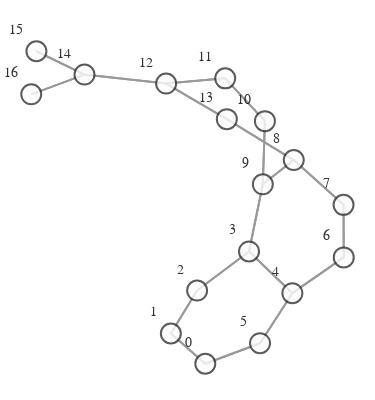

This figure's notebook cell:
### Code cell
def create_graph(graph):
    g = to_networkx(graph)
    pos = nx.spring_layout(g)
    vis = GraphVisualization(
        g, pos, node_text_position='top left', node_size=20,
    )
    fig = vis.create_figure()
    return fig

fig = create_graph(dataset[0])
fig.show()

### Figure 1 — Plotly figure (JSON) as saved in the notebook; plotly's stock layout.template omitted (floating-point values rounded to 4 significant figures)
{"data": [{"hoverinfo": "none", "line": {"color": "#808080", "width": 2}, "mode": "lines", "opacity": 0.8, "type": "scatter", "x": [-0.04397, -0.2011, null, -0.04397, 0.2058, null, -0.2011, -0.04397, null, -0.2011, -0.08129, null, -0.08129, -0.2011, null, -0.08129, 0.1555, null, 0.1555, -0.08129, null, 0.1555, 0.3534, null, 0.1555, 0.2185, null, 0.3534, 0.1555, null, 0.3534, 0.2058, null, 0.3534, 0.5878, null, 0.2058, -0.04397, null, 0.2058, 0.3534, null, 0.5878, 0.3534, null, 0.5878, 0.5869, null, 0.5869, 0.5878, null, 0.5869, 0.3597, null, 0.3597, 0.5869, null, 0.3597, 0.2185, null, 0.3597, 0.05425, null, 0.2185, 0.1555, null, 0.2185, 0.3597, null, 0.2185, 0.2282, null, 0.2282, 0.2185, null, 0.2282, 0.04692, null, 0.04692, 0.2282, null, 0.04692, -0.2227, null, -0.2227, 0.04692, null, -0.2227, 0.05425, null, -0.2227, -0.5952, null, 0.05425, 0.3597, null, 0.05425, -0.2227, null, -0.5952, -0.2227, null, -0.5952, -0.8145, null, -0.5952, -0.8381, null, -0.8145, -0.5952, null, -0.8381, -0.5952, null], "y": [-1, -0.8214, null, -1, -0.8786, null, -0.8214, -1, null, -0.8214, -0.5676, null, -0.5676, -0.8214, null, -0.5676, -0.3369, null, -0.3369, -0.5676, null, -0.3369, -0.5833, null, -0.3369, 0.05962, null, -0.5833, -0.3369, null, -0.5833, -0.8786, null, -0.5833, -0.372, null, -0.8786, -1, null, -0.8786, -0.5833, null, -0.372, -0.5833, null, -0.372, -0.06185, null, -0.06185, -0.372, null, -0.06185, 0.2027, null, 0.2027, -0.06185, null, 0.2027, 0.05962, null, 0.2027, 0.4443, null, 0.05962, -0.3369, null, 0.05962, 0.2027, null, 0.05962, 0.4324, null, 0.4324, 0.05962, null, 0.4324, 0.6852, null, 0.6852, 0.4324, null, 0.6852, 0.6543, null, 0.6543, 0.6852, null, 0.6543, 0.4443, null, 0.6543, 0.7073, null, 0.4443, 0.2027, null, 0.4443, 0.6543, null, 0.7073, 0.6543, null, 0.7073, 0.8452, null, 0.7073, 0.5907, null, 0.8452, 0.7073, null, 0.5907, 0.7073, null]}, {"hoverinfo": "text", "marker": {"color": "#fcfcfc", "colorbar": {"thickness": 15, "title": {"side": "right", "text": ""}, "xanchor": "left"}, "colorscale": [[0, "rgb(255,255,217)"], [0.125, "rgb(237,248,177)"], [0.25, "rgb(199,233,180)"], [0.375, "rgb(127,205,187)"], [0.5, "rgb(65,182,196)"], [0.625, "rgb(29,145,192)"], [0.75, "rgb(34,94,168)"], [0.875, "rgb(37,52,148)"], [1, "rgb(8,29,88)"]], "line": {"color": "#333333", "width": 2}, "reversescale": false, "showscale": false, "size": 20}, "mode": "markers+text", "opacity": 0.8, "text": ["0", "1", "2", "3", "4", "5", "6", "7", "8", "9", "10", "11", "12", "13", "14", "15", "16"], "textfont": {"color": "#000000", "family": "Arial", "size": 14}, "textposition": "top left", "type": "scatter", "x": [-0.04397, -0.2011, -0.08129, 0.1555, 0.3534, 0.2058, 0.5878, 0.5869, 0.3597, 0.2185, 0.2282, 0.04692, -0.2227, 0.05425, -0.5952, -0.8145, -0.8381], "y": [-1, -0.8214, -0.5676, -0.3369, -0.5833, -0.8786, -0.372, -0.06185, 0.2027, 0.05962, 0.4324, 0.6852, 0.6543, 0.4443, 0.7073, 0.8452, 0.5907]}], "layout": {"autosize": false, "height": 400, "hovermode": "closest", "margin": {"b": 5, "l": 0, "r": 0, "t": 20}, "paper_bgcolor": "rgba(255,255,255,255)", "plot_bgcolor": "rgba(0,0,0,0)", "scene": {"xaxis": {"autorange": true, "showgrid": false, "showline": false, "showticklabels": false, "ticks": "", "visible": false, "zeroline": false}, "yaxis": {"autorange": true, "showgrid": false, "showline": false, "showticklabels": false, "ticks": "", "visible": false, "zeroline": false}, "zaxis": {"autorange": true, "showgrid": false, "showline": false, "showticklabels": false, "ticks": "", "visible": false, "zeroline": false}}, "showlegend": false, "title": {"font": {"size": 16}, "text": ""}, "width": 375, "xaxis": {"autorange": true, "showgrid": false, "showline": false, "showticklabels": false, "ticks": "", "visible": false, "zeroline": false}, "yaxis": {"autorange": true, "showgrid": false, "showline": false, "showticklabels": false, "ticks": "", "visible": false, "zeroline": false}}}
